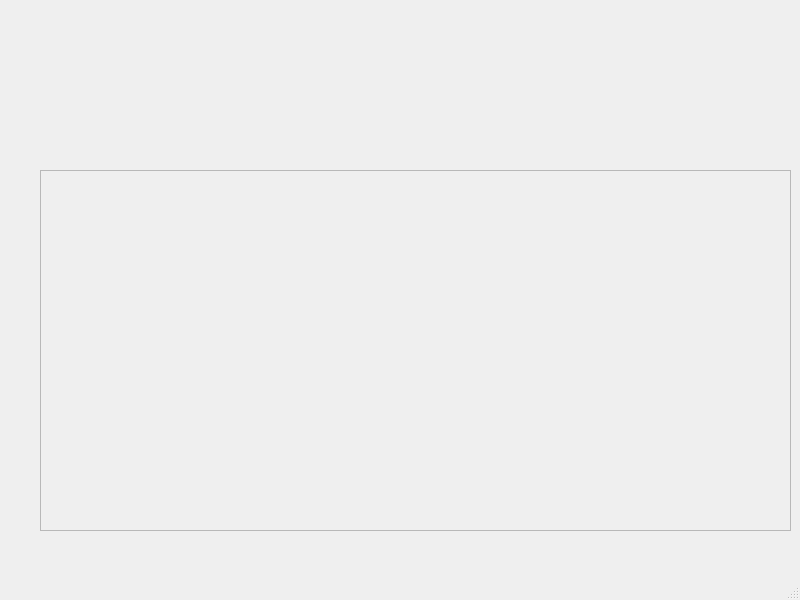
<?xml version="1.0" encoding="UTF-8"?>
<ui version="4.0">
 <class>MainWindow</class>
 <widget class="QMainWindow" name="MainWindow">
  <property name="geometry">
   <rect>
    <x>0</x>
    <y>0</y>
    <width>800</width>
    <height>600</height>
   </rect>
  </property>
  <property name="windowTitle">
   <string>MainWindow</string>
  </property>
  <widget class="QWidget" name="centralwidget">
   <widget class="QFrame" name="frame">
    <property name="geometry">
     <rect>
      <x>40</x>
      <y>170</y>
      <width>751</width>
      <height>361</height>
     </rect>
    </property>
    <property name="frameShape">
     <enum>QFrame::StyledPanel</enum>
    </property>
    <property name="frameShadow">
     <enum>QFrame::Raised</enum>
    </property>
    <widget class="QWidget" name="widget" native="true">
     <property name="geometry">
      <rect>
       <x>0</x>
       <y>0</y>
       <width>751</width>
       <height>361</height>
      </rect>
     </property>
    </widget>
   </widget>
  </widget>
  <widget class="QMenuBar" name="menubar">
   <property name="geometry">
    <rect>
     <x>0</x>
     <y>0</y>
     <width>800</width>
     <height>22</height>
    </rect>
   </property>
  </widget>
  <widget class="QStatusBar" name="statusbar"/>
 </widget>
 <resources/>
 <connections/>
</ui>
